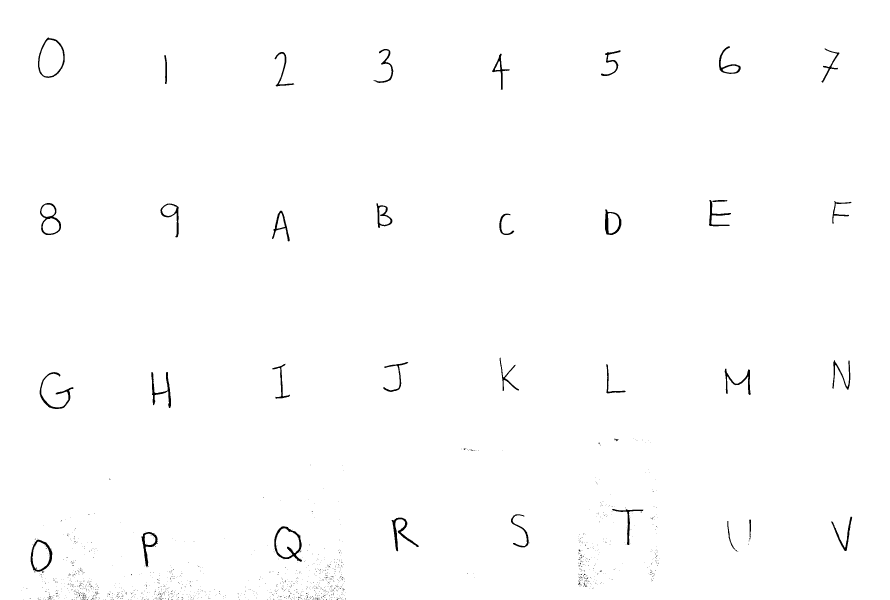
#> input picture data/processed_files/BW_Images/bw_set0.png, 2670 x 1800 px, given in place of set5.jpg, which was not available (shown at 1/3 size); the run also reads 1 picture not shown here
$ jupyter execute --allow-errors process_real_handwriting.ipynb
#> lines starting #> are read from the running program, lines starting #| are printed output that depends on the picture; after the words box and inside, x2 and y2 are one past the last pixel; in counts of white or black regions, pixels touching at a corner belong together; pictures that were not available may be replaced by others from this repository, and a replacement may not be noted
[cell 1]
import pandas as pd
import numpy as np
import cv2
import matplotlib.pyplot as plt
import os

[cell 2]
original_image_example_1 = cv2.imread('./data/raw_files/Images/Personal_handwriting/set5.jpg')
#> original_image_example_1 is the input picture: shape (1800, 2670, 3); 99.2% white; 1624 black regions (1588 under 20 px), largest, box (x1, y1, x2, y2) and area: (823, 1579, 906, 1685) 1926, (1175, 1553, 1256, 1654) 1622, (119, 1116, 220, 1227) 1540
plt.imshow(original_image_example_1)

[cell 3]
def convert_to_BW(img):
    if 'data' in img:
        layer = cv2.split(cv2.imread(img))[0]
    else:
        layer = cv2.split(img)[0]
    BW_image = []
    for row in layer:
        new_row = [0 if val < 150 else 255 for val in row]
        BW_image.append(new_row)
#> after the loop, BW_image = 1800 items
    BW_image = np.array(BW_image)
    return BW_image

bw_example_1 = convert_to_BW(original_image_example_1)
plt.imshow(bw_example_1)

[cell 4]
# save this image and reopen it in order to put boxes around the indivdual letters - if I don't do this, I get an error.

cv2.imwrite(f'./data/processed_files/BW_Images/example_1.png', bw_example_1)
#> Out = True

[cell 5]
def split_letters_page(path):
    img = cv2.imread(path)

    lower = (0, 80, 110)
    upper = (0, 120, 150)

    mask = cv2.inRange(img, lower, upper)
#> mask: shape (1800, 2670); every value is 0

    kernel = cv2.getStructuringElement(cv2.MORPH_RECT, (15, 15))
    mask = cv2.morphologyEx(mask, cv2.MORPH_DILATE, kernel)

    img[mask==255] = (255,255,255)

    gray = cv2.cvtColor(img, cv2.COLOR_BGR2GRAY)

    thresh = cv2.threshold(gray, 0, 255, cv2.THRESH_OTSU )[1]

    kernel = cv2.getStructuringElement(cv2.MORPH_RECT, (17,17))
    morph = cv2.morphologyEx(thresh, cv2.MORPH_OPEN, kernel)
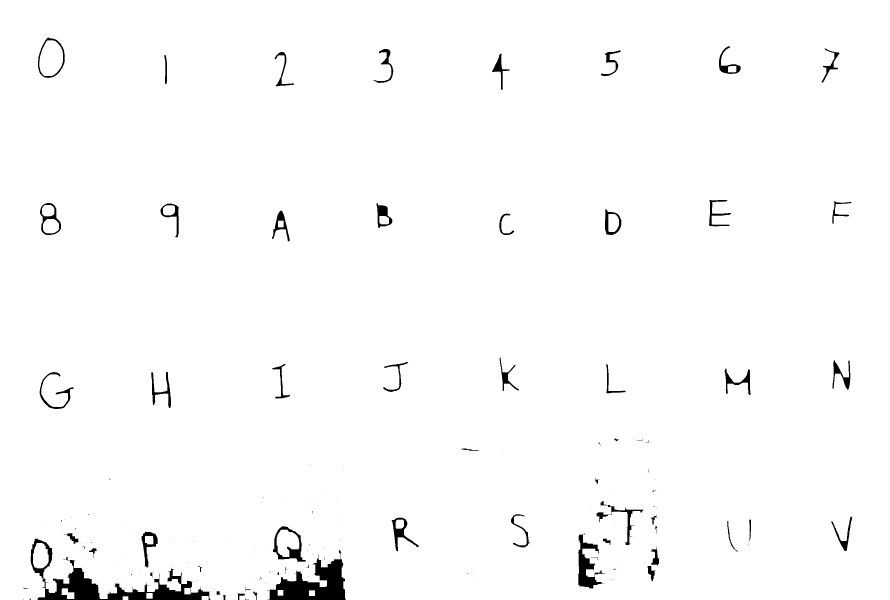
#> morph: shape (1800, 2670) (shown at 1/3 size); 98.2% white; 165 black regions (106 under 20 px), largest, box (x1, y1, x2, y2) and area: (92, 1616, 631, 1800) 21284, (802, 1648, 1037, 1800) 16057, (1734, 1604, 1816, 1766) 5208
    morph = 255 - morph
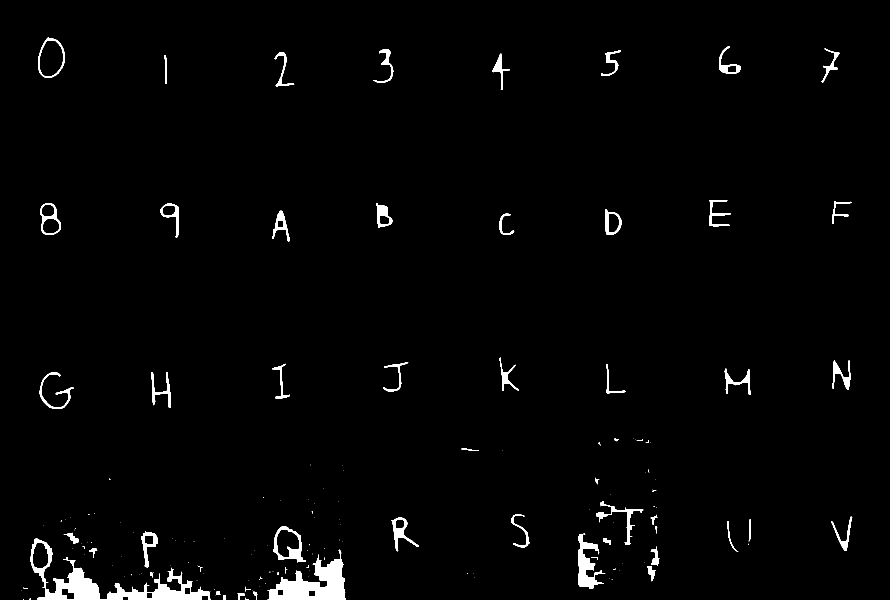
#> morph: shape (1800, 2670) (shown at 1/3 size); 1.8% white; 165 white regions (106 under 20 px)

    bboxes = []
    bboxes_img = img.copy()
    contours = cv2.findContours(morph, cv2.RETR_EXTERNAL, cv2.CHAIN_APPROX_SIMPLE)
#> contours = 165 contours, 113 with area under 20; largest, box (x1, y1, x2, y2) and area: (92, 1616, 631, 1800) 24438, (802, 1648, 1037, 1800) 16118, (114, 112, 194, 234) 7270, (819, 1579, 917, 1688) 6728, (1734, 1604, 1816, 1766) 4834
    contours = contours[0] if len(contours) == 2 else contours[1]
    for cntr in contours:
        x,y,w,h = cv2.boundingRect(cntr)
        cv2.rectangle(bboxes_img, (x, y), (x+w, y+h), (0, 0, 255), 1)
        bboxes.append((x,y,w,h))
#> this loop made 165 passes
#> (x, y, w, h) on passes 2 to 4: (89, 1795, 3, 5), (735, 1793, 12, 7), (647, 1787, 1, 1)
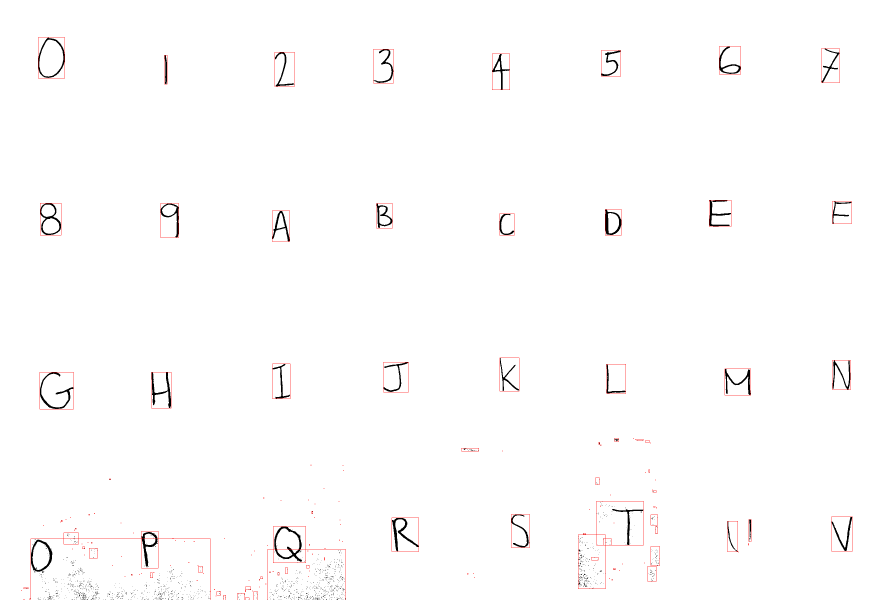
#> bboxes_img: shape (1800, 2670, 3) (shown at 1/3 size); mean B, G, R 252.3, 252.3, 253.1
#> after the loop, bboxes = 165 items, first 6: (71, 1797, 1, 3), (89, 1795, 3, 5), (735, 1793, 12, 7), (647, 1787, 1, 1), (670, 1785, 7, 15), (712, 1779, 22, 21)

    def takeFirst(elem):
        return elem[0]

    bboxes.sort(key=takeFirst)

    crops = []

    for i in range(len(bboxes)):
        (x,y,w,h) = bboxes[i]
        crop = img[y-10:y+h+10, x-10:x+w+10]
        crops.append(crop)
#> this loop made 165 passes
#> (x, y, w, h) on passes 1 to 3: (64, 1771, 1, 1), (71, 1797, 1, 3), (71, 1762, 13, 4)
#> pass 1, in split_letters_page, `crop = img[y-10:y+h+10, x-10:x+w+10]`:
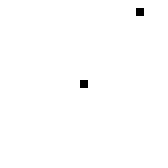
#> crop: shape (21, 21, 3) (shown 8 times larger); 99.5% white; black in thin lines or dots, all inside (x1, y1, x2, y2) = (10, 1, 18, 11)
#> pass 3, in split_letters_page, `crop = img[y-10:y+h+10, x-10:x+w+10]`:
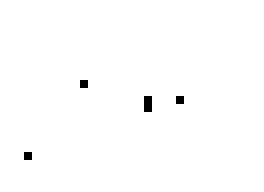
#> crop: shape (24, 33, 3) (shown 8 times larger); 99.4% white; black in thin lines or dots, all inside (x1, y1, x2, y2) = (3, 10, 23, 20)
#> after the loop, crops = 165 items
    return bboxes_img, crops

[cell 6]
boxed_example, example_cropped_list = split_letters_page('./data/processed_files/BW_Images/example_1.png')
#> example_cropped_list = 165 items

[cell 7]
plt.imshow(boxed_example)

[cell 8]
def prepare_image(img):
    #layer = cv2.split(cv2.imread(path))[0]
    layer = cv2.split(img)[0]
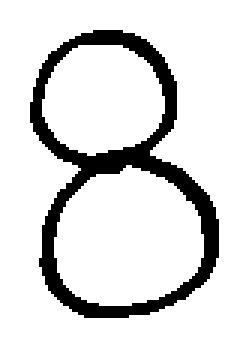
#> layer: shape (116, 83) (shown 3 times larger); 86.1% white; 1 black region, box (x1, y1, x2, y2) and area: (10, 10, 73, 106) 1343
    new_rows = []
    for row in layer:
        if row.mean() != 255:
            new_rows.append(row)
#> this loop made 116 passes
#> after the loop, new_rows = 96 items
    new_rows = np.array(new_rows)
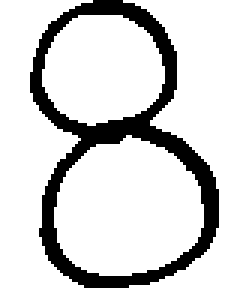
#> new_rows: shape (96, 83) (shown 3 times larger); 83.1% white; 1 black region, box (x1, y1, x2, y2) and area: (10, 0, 73, 96) 1343
    new_columns = []
    for column in new_rows.T:
        if column.mean() != 255:
            new_columns.append(column)
#> this loop made 83 passes
#> after the loop, new_columns = 63 items
    new_array = np.array(new_columns).T
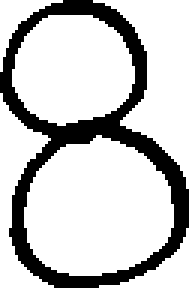
#> new_array: shape (96, 63) (shown 3 times larger); 77.8% white; 1 black region, box (x1, y1, x2, y2) and area: (0, 0, 63, 96) 1343
    # the image should be a square - add whitespace to make it into a square
    width = new_array.shape[1]
#> width = 63
    height = new_array.shape[0]
#> height = 96
    if width > height+3:
        # add 3 in order to account for images which are already close enough to being squares
        amount_rows_to_add = (width-height)//2
        row_to_add = [255.0 for n in range(width)]
        rows_to_add = np.array([row_to_add for n in range(amount_rows_to_add)])
        new_array = np.vstack([rows_to_add, new_array, rows_to_add])
    if height > width+3:
        transpose = new_array.T
#> transpose: shape (63, 96); 77.8% white; 1 black region, box (x1, y1, x2, y2) and area: (0, 0, 96, 63) 1343
        amount_rows_to_add = (height-width)//2
#> amount_rows_to_add = 16
        row_to_add = [255.0 for n in range(height)]
#> row_to_add = 96 values from 255 to 255
        rows_to_add = np.array([row_to_add for n in range(amount_rows_to_add)])
        new_array = np.vstack([rows_to_add, transpose, rows_to_add]).T
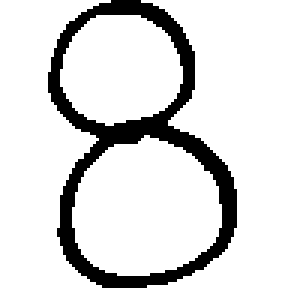
#> new_array: shape (96, 95) float64 (shown 3 times larger); 85.3% white; 1 black region, box (x1, y1, x2, y2) and area: (16, 0, 79, 96) 1343
    return cv2.resize(new_array, (40, 40))

[cell 9]
example_letter = prepare_image(example_cropped_list[7])

[cell 10]
plt.imshow(example_letter)

[cell 11]
# some of the boxes surround half a letter or a small line or dot. Remove super small images before saving them

for i in range(len(example_cropped_list)):
    if example_cropped_list[i].shape[0] < 30:
        print(i)
#> this loop made 165 passes
#| 0
#| 1
#| 2
#| 3
#| 8
#| 9
#| 10
#| 12
#> (further printed lines are left out)

[cell 12]
fig, ax = plt.subplots(nrows=1, ncols=6, figsize=(12, 5))
ax[0].imshow(example_cropped_list[1])
ax[1].imshow(example_cropped_list[34])
ax[2].imshow(example_cropped_list[27])
ax[3].imshow(example_cropped_list[48])
ax[4].imshow(example_cropped_list[51])
ax[5].imshow(example_cropped_list[67])
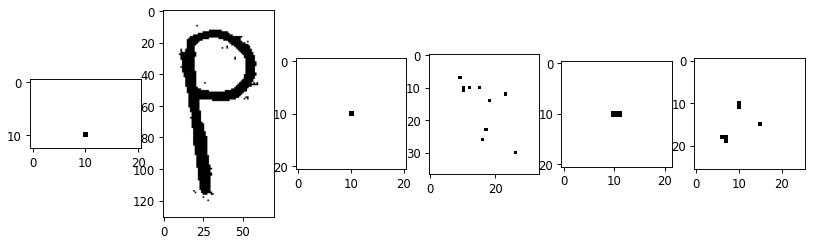
#> figure drawn by matplotlib, 6 panels

[cell 13]
# It all looks good! Now lets do it with all the letters and numbers.

#> (a cell that did not finish here is left out)

[cell 15]
# set 7 looks bad - lets try to fix this

#> (a cell that did not finish here is left out)

[cell 17]
def convert_to_BW_update(img):
    if 'data' in img:
        layer = cv2.split(cv2.imread(img))[0]
    else:
        layer = cv2.split(img)[0]
    BW_image = []
    for row in layer:
        new_row = [0 if val < 180 else 255 for val in row]
        BW_image.append(new_row)
    BW_image = np.array(BW_image)
    return BW_image

#> (the rest of this cell did not finish here and is left out)

#> (a cell that did not finish here is left out)

[cell 19]
all_cropped_images = []
#> all_cropped_images = []
boxed_imgs = []
#> (the rest of this cell did not finish here and is left out)
